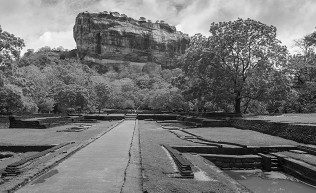
#> input picture Images/sigiriya.jpg, 316 x 193 px
$ jupyter execute spatial_filtering.ipynb
#> lines starting #> are read from the running program, lines starting #| are printed output that depends on the picture
[cell 1]
# Averaging filtering

import cv2 as cv
import numpy as np
import matplotlib.pyplot as plt

im = cv.imread('Images/sigiriya.jpg', cv.IMREAD_REDUCED_GRAYSCALE_2) #reduce image size
#> im is the input picture: shape (193, 316); min 2, max 254, mean 114.9
assert im is not None

k_s = 7
kernel = np.ones((3,3),np.float32)/(k_s*k_s)
imavg = cv.filter2D(im, cv.CV_32F, kernel) #cv_CV32 data type - 32bit floating point numbers
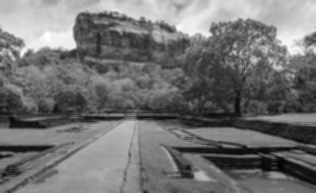
#> imavg: shape (193, 316) float32; min 1.16, max 45.31, mean 21.1; drawn with min black and max white

fig, axes = plt.subplots(1,2, sharex='all', sharey='all', figsize=(18,9))
axes[0].imshow(im, cmap='gray')
axes[0].set_title('Original')
axes[0].set_xticks([]), axes[0].set_yticks([])
axes[1].imshow(imavg, cmap='gray')
axes[1].set_title('Averaging')
axes[1].set_xticks([]), axes[1].set_yticks([])
plt.show()
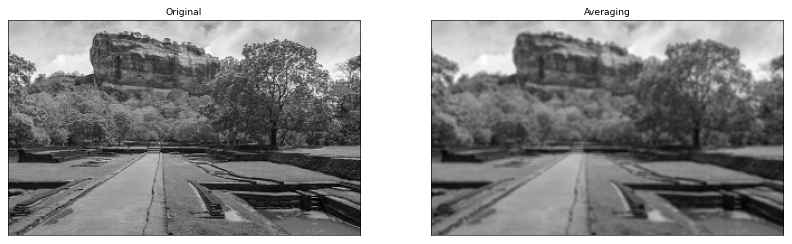
#> figure drawn by matplotlib, 2 panels


# blury image

[cell 2]
sobel_x = np.array([[-1, -2, -1], [0, 0, 0], [1, 2, 1]])
sobel_y = np.array([[-1, 0, 1], [-2, 0, 2], [-1, 0, 1]])

im_x = cv.filter2D(im, cv.CV_64F, sobel_x)
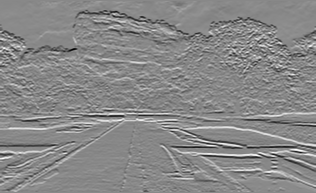
#> im_x: shape (193, 316) float64; min -720, max 622, mean -2.9; drawn with min black and max white
im_y = cv.filter2D(im, cv.CV_64F, sobel_y) #data type is floating point 64bit numbers
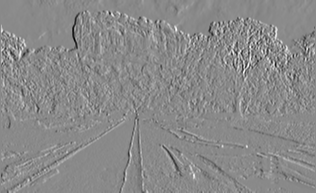
#> im_y: shape (193, 316) float64; min -706, max 599, mean -0.1; drawn with min black and max white

fig, ax = plt.subplots(1,2, sharex='all', sharey='all', figsize=(10,10))

# add 125 intensity for change the intensity value of pixels bcz map in range of 0-255
ax[0].imshow(im_x + 125, cmap='gray', vmin=0, vmax=255)
ax[0].set_title('Sobel X')

ax[0].set_xticks([]), ax[0].set_yticks([])
ax[1].imshow(im_y + 125, cmap='gray', vmin=0, vmax=255)
ax[1].set_title('Sobel Y')
ax[1].set_xticks([]), ax[1].set_yticks([])

plt.show()
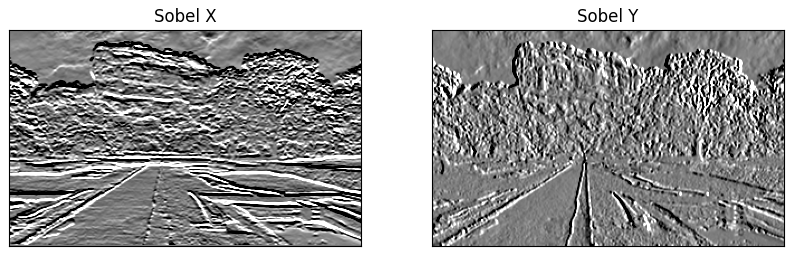
#> figure drawn by matplotlib, 2 panels

$ run again, with Images/building.jpg copied over Images/sigiriya.jpg
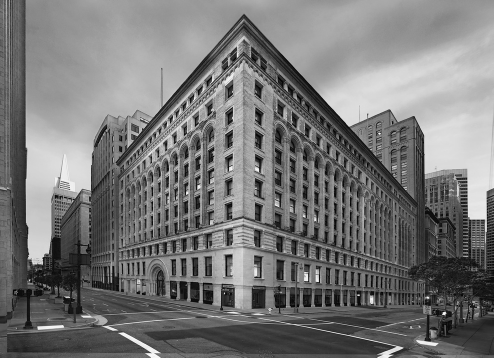
#> input picture Images/building.jpg, 494 x 358 px, shrunk from 1200 x 869 before the run
#> im is the input picture: shape (358, 494); min 2, max 252, mean 119.2
#> `im_y = cv.filter2D(im, cv.CV_64F, sobel_y)`:
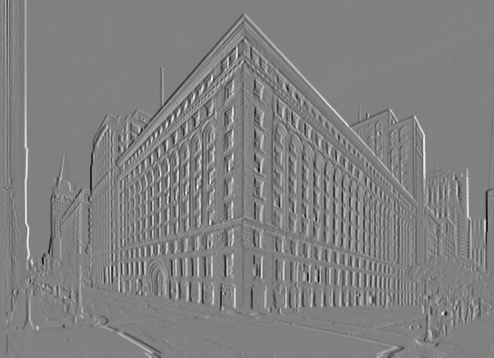
#> im_y: shape (358, 494) float64; min -887, max 867, mean 0.4; drawn with min black and max white
#> `plt.show()`:
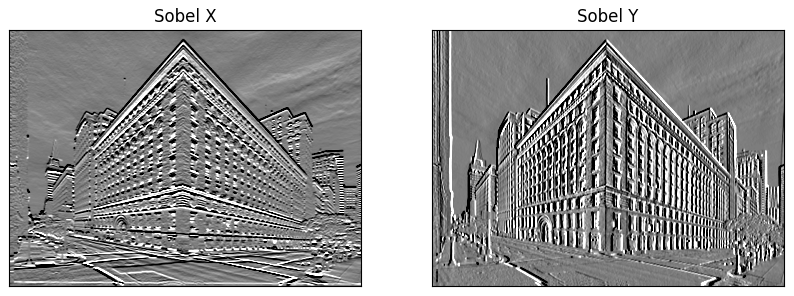
#> figure drawn by matplotlib, 2 panels

$ run again, with Images/emma.jpg copied over Images/sigiriya.jpg
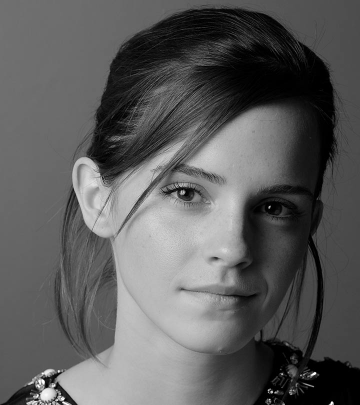
#> input picture Images/emma.jpg, 360 x 405 px
#> im is the input picture: shape (405, 360); min 0, max 255, mean 92.3
#> `im_y = cv.filter2D(im, cv.CV_64F, sobel_y)`:
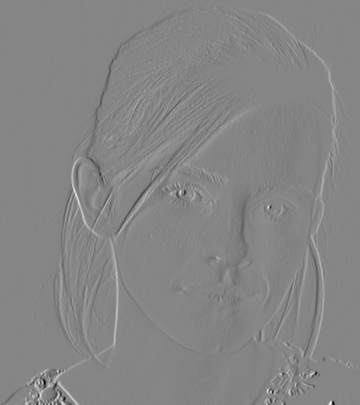
#> im_y: shape (405, 360) float64; min -928, max 844, mean -0.8; drawn with min black and max white
#> `plt.show()`:
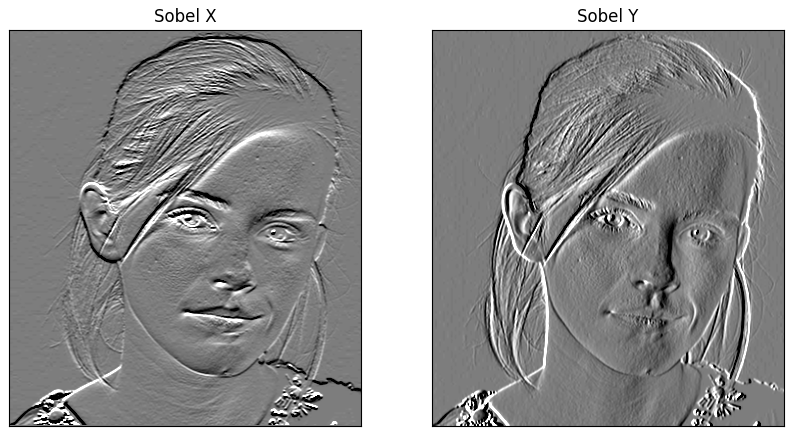
#> figure drawn by matplotlib, 2 panels

$ run again, with Images/girl.jpg copied over Images/sigiriya.jpg
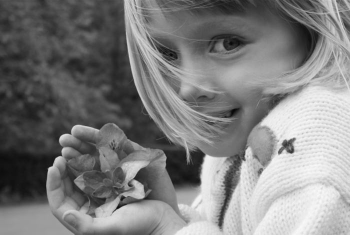
#> input picture Images/girl.jpg, 350 x 235 px
#> im is the input picture: shape (235, 350); min 7, max 248, mean 125.9
#> `im_y = cv.filter2D(im, cv.CV_64F, sobel_y)`:
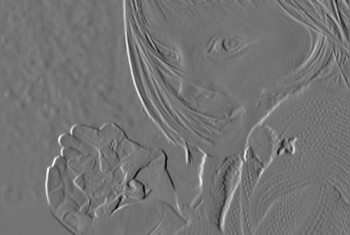
#> im_y: shape (235, 350) float64; min -575, max 690, mean 3; drawn with min black and max white
#> `plt.show()`:
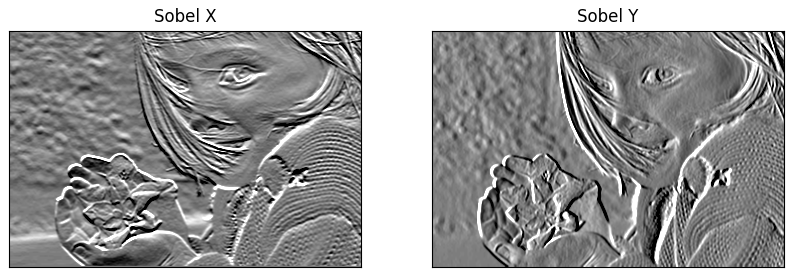
#> figure drawn by matplotlib, 2 panels
